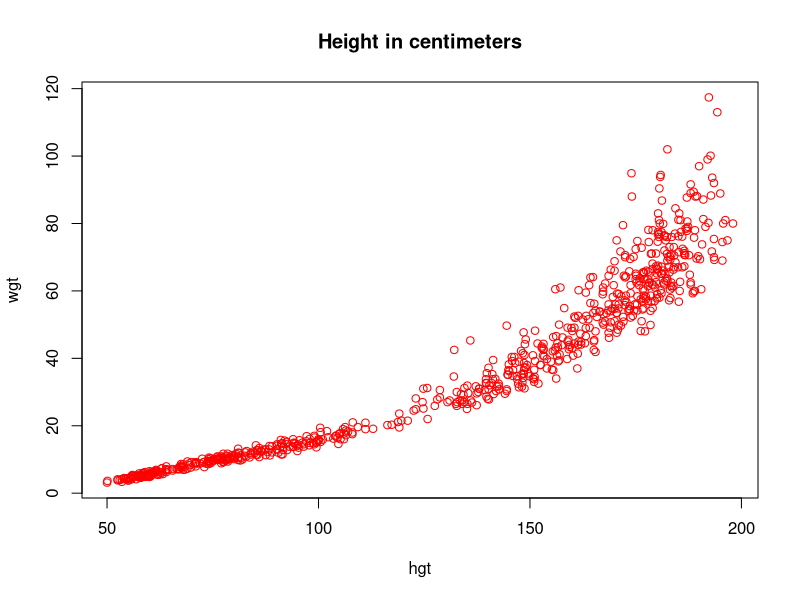
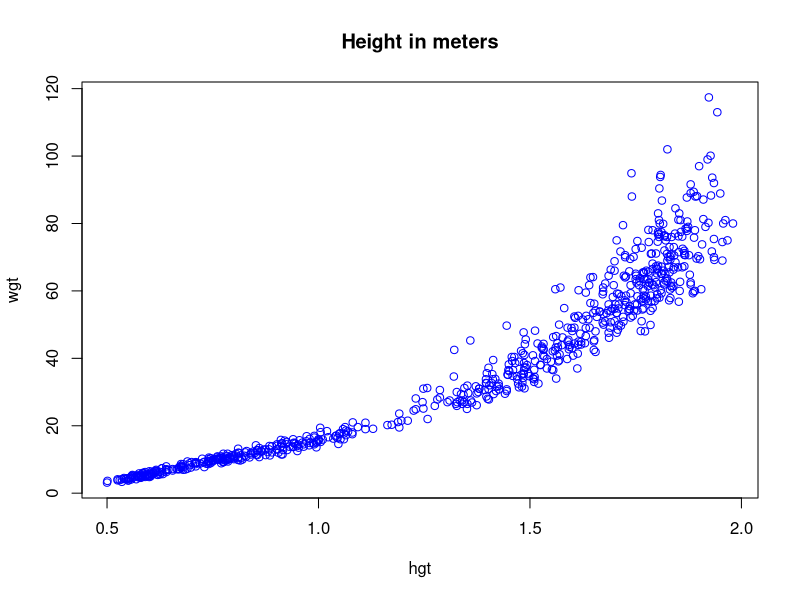
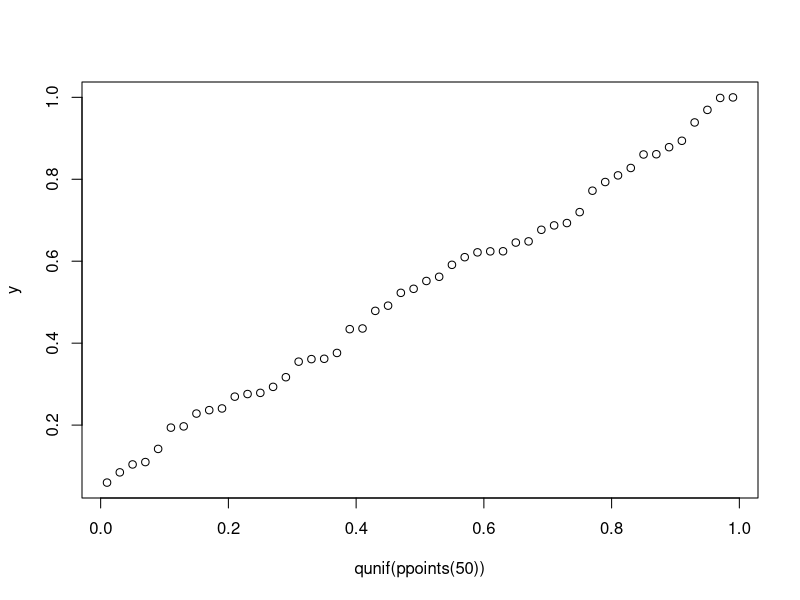

These charts were generated, in order, by the following R code:
## ---- chunk 1
knitr::opts_chunk$set(
  echo    = FALSE,
  include = FALSE,
  eval    = FALSE
)

## ---- chunk 2
library(dplyr)
library(magrittr)
library(mice)
## ---- chunk 3
set.seed(123)
## ---- chunk 4
anscombe %>%
  cor()
## ---- chunk 5
anscombe %>%
  subset(select = c(x4, y4)) %>%
  cor()
## ---- chunk 6
anscombe %$%
  cor(x4, y4)
## ---- chunk 7
boys %>%
  subset(select = c("wgt", "hgt")) %>%
  cor(use = "pairwise.complete.obs")
## ---- chunk 8
boys %>%
  subset(select = c("wgt", "hgt")) %>%
  na.omit() %>%
  cor()
## ---- chunk 9
boys %$% 
  cor(hgt, wgt, use = "pairwise.complete.obs")
## ---- chunk 10
boys %>%
  transform(hgt = hgt / 100) %$%
  mean(hgt, na.rm = TRUE)
## ---- chunk 11
boys %>%
  subset(select = c(hgt, wgt)) %T>%
  plot(col = "red", main = "Height in centimeters") %>%
  transform(hgt = hgt / 100) %>%
  plot(col = "blue", main = "Height in meters")
## ---- chunk 12
x <- rnorm(10, mean = 0, sd = 2)
t.test(x)

x <- rnorm(10, 1.5, 2)
t.test(x)
## ---- chunk 13
p.value.t <- function (n, mu) {
  x <- rnorm(n, mu, 1)
  t.test(x)$p.value
}

p.value.t(n = 30, mu = 3)
## ---- chunk 14
y <- numeric(50)
for (i in 1:50) {
  y[i] <- p.value.t(n = 10, mu = 0)
}

qqplot(x=qunif(ppoints(50)), y)
## ---- chunk 15
data <- matrix(c(74, 71, 43, 38, 11, 65), nrow = 2, ncol = 3)
colnames(data) <- c("Acupuncture", "Sham", "Waiting list")
rownames(data) <- c("> 50% reduction", "< 50% reduction")
## ---- chunk 16
data <- matrix(c(82, 17, 30, 30, 26, 16), nrow = 3, ncol = 2)
colnames(data) <- c("Acupuncture", "Sham")
rownames(data) <- c("Chinese", "Other", "Don't know")
